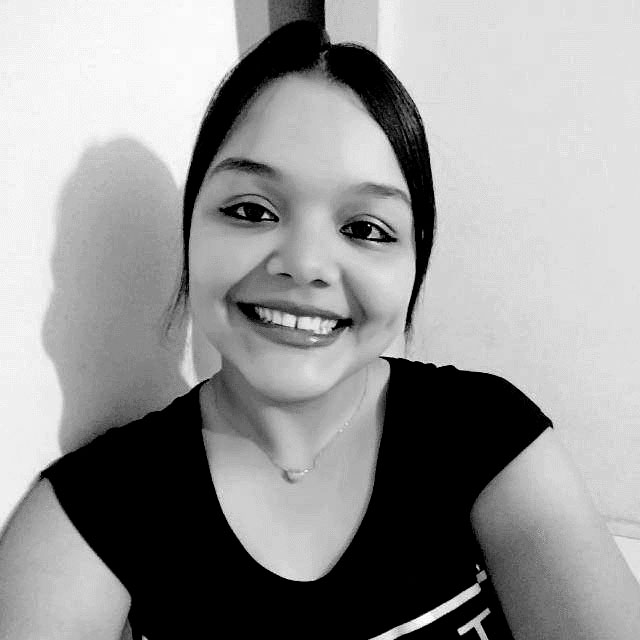
#> input picture img/ingrid.jpg, 640 x 640 px
$ python espelho_vert.py
#> lines starting #> are read from the running program, lines starting #| are printed output that depends on the picture
import numpy as np
import cv2

img = cv2.imread('img/ingrid.jpg')
#> img is the input picture: shape (640, 640, 3); min 0, max 255, mean 149.8
imgv = np.flipud(img)
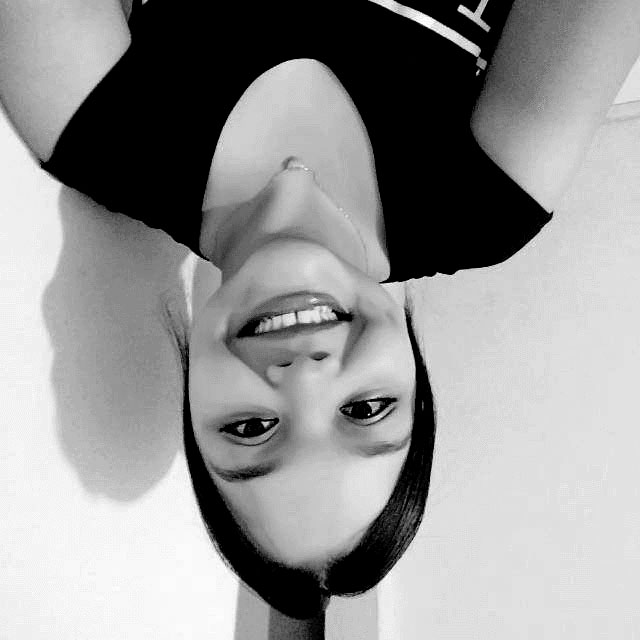
#> imgv: shape (640, 640, 3); min 0, max 255, mean 149.8
cv2.imshow('', imgv)
cv2.waitKey(0)
